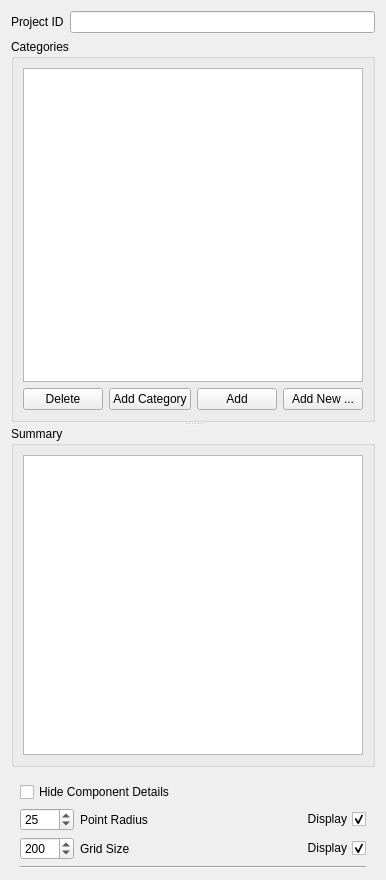
<?xml version="1.0" encoding="UTF-8"?>
<ui version="4.0">
 <class>PointWidget</class>
 <widget class="QWidget" name="PointWidget">
  <property name="geometry">
   <rect>
    <x>0</x>
    <y>0</y>
    <width>375</width>
    <height>880</height>
   </rect>
  </property>
  <property name="windowTitle">
   <string>Form</string>
  </property>
  <layout class="QVBoxLayout" name="verticalLayout_4">
   <item>
    <layout class="QHBoxLayout" name="SurveyId">
     <item>
      <widget class="QLabel" name="label">
       <property name="text">
        <string>Project ID</string>
       </property>
      </widget>
     </item>
     <item>
      <widget class="QLineEdit" name="lineEditSurveyId"/>
     </item>
    </layout>
   </item>
   <item>
    <widget class="QSplitter" name="splitter">
     <property name="orientation">
      <enum>Qt::Vertical</enum>
     </property>
     <widget class="QGroupBox" name="groupBoxClasses">
      <property name="title">
       <string>Categories</string>
      </property>
      <layout class="QVBoxLayout" name="verticalLayout">
       <item>
        <widget class="QTreeView" name="classTree"/>
       </item>
       <item>
        <layout class="QHBoxLayout" name="horizontalLayout_3">
         <item>
          <widget class="QPushButton" name="pushButtonRemoveClass">
           <property name="maximumSize">
            <size>
             <width>1000</width>
             <height>1000</height>
            </size>
           </property>
           <property name="toolTip">
            <string>Delete class.</string>
           </property>
           <property name="text">
            <string>Delete</string>
           </property>
           <property name="iconSize">
            <size>
             <width>24</width>
             <height>24</height>
            </size>
           </property>
          </widget>
         </item>
         <item>
          <spacer name="horizontalSpacer_2">
           <property name="orientation">
            <enum>Qt::Horizontal</enum>
           </property>
           <property name="sizeHint" stdset="0">
            <size>
             <width>40</width>
             <height>20</height>
            </size>
           </property>
          </spacer>
         </item>
         <item>
          <widget class="QPushButton" name="pushButtonAddCategory">
           <property name="text">
            <string>Add Category</string>
           </property>
          </widget>
         </item>
         <item>
          <widget class="QPushButton" name="pushButtonAddCurrent">
           <property name="enabled">
            <bool>true</bool>
           </property>
           <property name="text">
            <string>Add</string>
           </property>
          </widget>
         </item>
         <item>
          <widget class="QPushButton" name="pushButtonAddClass">
           <property name="maximumSize">
            <size>
             <width>1000</width>
             <height>1000</height>
            </size>
           </property>
           <property name="toolTip">
            <string>Add component to category</string>
           </property>
           <property name="text">
            <string>Add New ...</string>
           </property>
           <property name="iconSize">
            <size>
             <width>24</width>
             <height>24</height>
            </size>
           </property>
          </widget>
         </item>
        </layout>
       </item>
      </layout>
     </widget>
     <widget class="QGroupBox" name="groupBoxSummary">
      <property name="sizePolicy">
       <sizepolicy hsizetype="Preferred" vsizetype="Preferred">
        <horstretch>0</horstretch>
        <verstretch>0</verstretch>
       </sizepolicy>
      </property>
      <property name="title">
       <string>Summary</string>
      </property>
      <layout class="QVBoxLayout" name="verticalLayout_2">
       <item>
        <widget class="QTreeView" name="treeView"/>
       </item>
      </layout>
     </widget>
    </widget>
   </item>
   <item>
    <widget class="QFrame" name="frameControls">
     <layout class="QVBoxLayout" name="verticalLayout_3">
      <property name="topMargin">
       <number>9</number>
      </property>
      <property name="bottomMargin">
       <number>0</number>
      </property>
      <item>
       <widget class="QCheckBox" name="checkBoxImageFields">
        <property name="text">
         <string>Hide Component Details</string>
        </property>
       </widget>
      </item>
      <item>
       <layout class="QGridLayout" name="gridLayout">
        <item row="0" column="0">
         <widget class="QSpinBox" name="spinBoxPointRadius">
          <property name="minimum">
           <number>1</number>
          </property>
          <property name="maximum">
           <number>50</number>
          </property>
          <property name="singleStep">
           <number>1</number>
          </property>
          <property name="value">
           <number>25</number>
          </property>
         </widget>
        </item>
        <item row="0" column="1">
         <widget class="QLabel" name="label_2">
          <property name="text">
           <string>Point Radius</string>
          </property>
         </widget>
        </item>
        <item row="0" column="2">
         <spacer name="horizontalSpacer">
          <property name="orientation">
           <enum>Qt::Horizontal</enum>
          </property>
          <property name="sizeHint" stdset="0">
           <size>
            <width>40</width>
            <height>20</height>
           </size>
          </property>
         </spacer>
        </item>
        <item row="0" column="3">
         <widget class="QLabel" name="labelPointColor">
          <property name="toolTip">
           <string>Active class point color. Click to change.</string>
          </property>
          <property name="text">
           <string/>
          </property>
         </widget>
        </item>
        <item row="0" column="4">
         <widget class="QCheckBox" name="checkBoxDisplayPoints">
          <property name="toolTip">
           <string>Display points.</string>
          </property>
          <property name="layoutDirection">
           <enum>Qt::RightToLeft</enum>
          </property>
          <property name="text">
           <string>Display</string>
          </property>
          <property name="checked">
           <bool>true</bool>
          </property>
         </widget>
        </item>
        <item row="1" column="0">
         <widget class="QSpinBox" name="spinBoxGrid">
          <property name="maximum">
           <number>1000</number>
          </property>
          <property name="singleStep">
           <number>50</number>
          </property>
          <property name="value">
           <number>200</number>
          </property>
         </widget>
        </item>
        <item row="1" column="1">
         <widget class="QLabel" name="label_3">
          <property name="text">
           <string>Grid Size</string>
          </property>
         </widget>
        </item>
        <item row="1" column="2">
         <spacer name="horizontalSpacer_4">
          <property name="orientation">
           <enum>Qt::Horizontal</enum>
          </property>
          <property name="sizeHint" stdset="0">
           <size>
            <width>40</width>
            <height>20</height>
           </size>
          </property>
         </spacer>
        </item>
        <item row="1" column="3">
         <widget class="QLabel" name="labelGridColor">
          <property name="toolTip">
           <string>Grid color. Click to change.</string>
          </property>
          <property name="text">
           <string/>
          </property>
         </widget>
        </item>
        <item row="1" column="4">
         <widget class="QCheckBox" name="checkBoxDisplayGrid">
          <property name="toolTip">
           <string>Display grid.</string>
          </property>
          <property name="layoutDirection">
           <enum>Qt::RightToLeft</enum>
          </property>
          <property name="text">
           <string>Display</string>
          </property>
          <property name="checked">
           <bool>true</bool>
          </property>
         </widget>
        </item>
       </layout>
      </item>
      <item>
       <widget class="Line" name="line_2">
        <property name="orientation">
         <enum>Qt::Horizontal</enum>
        </property>
       </widget>
      </item>
     </layout>
    </widget>
   </item>
  </layout>
 </widget>
 <resources/>
 <connections/>
</ui>
